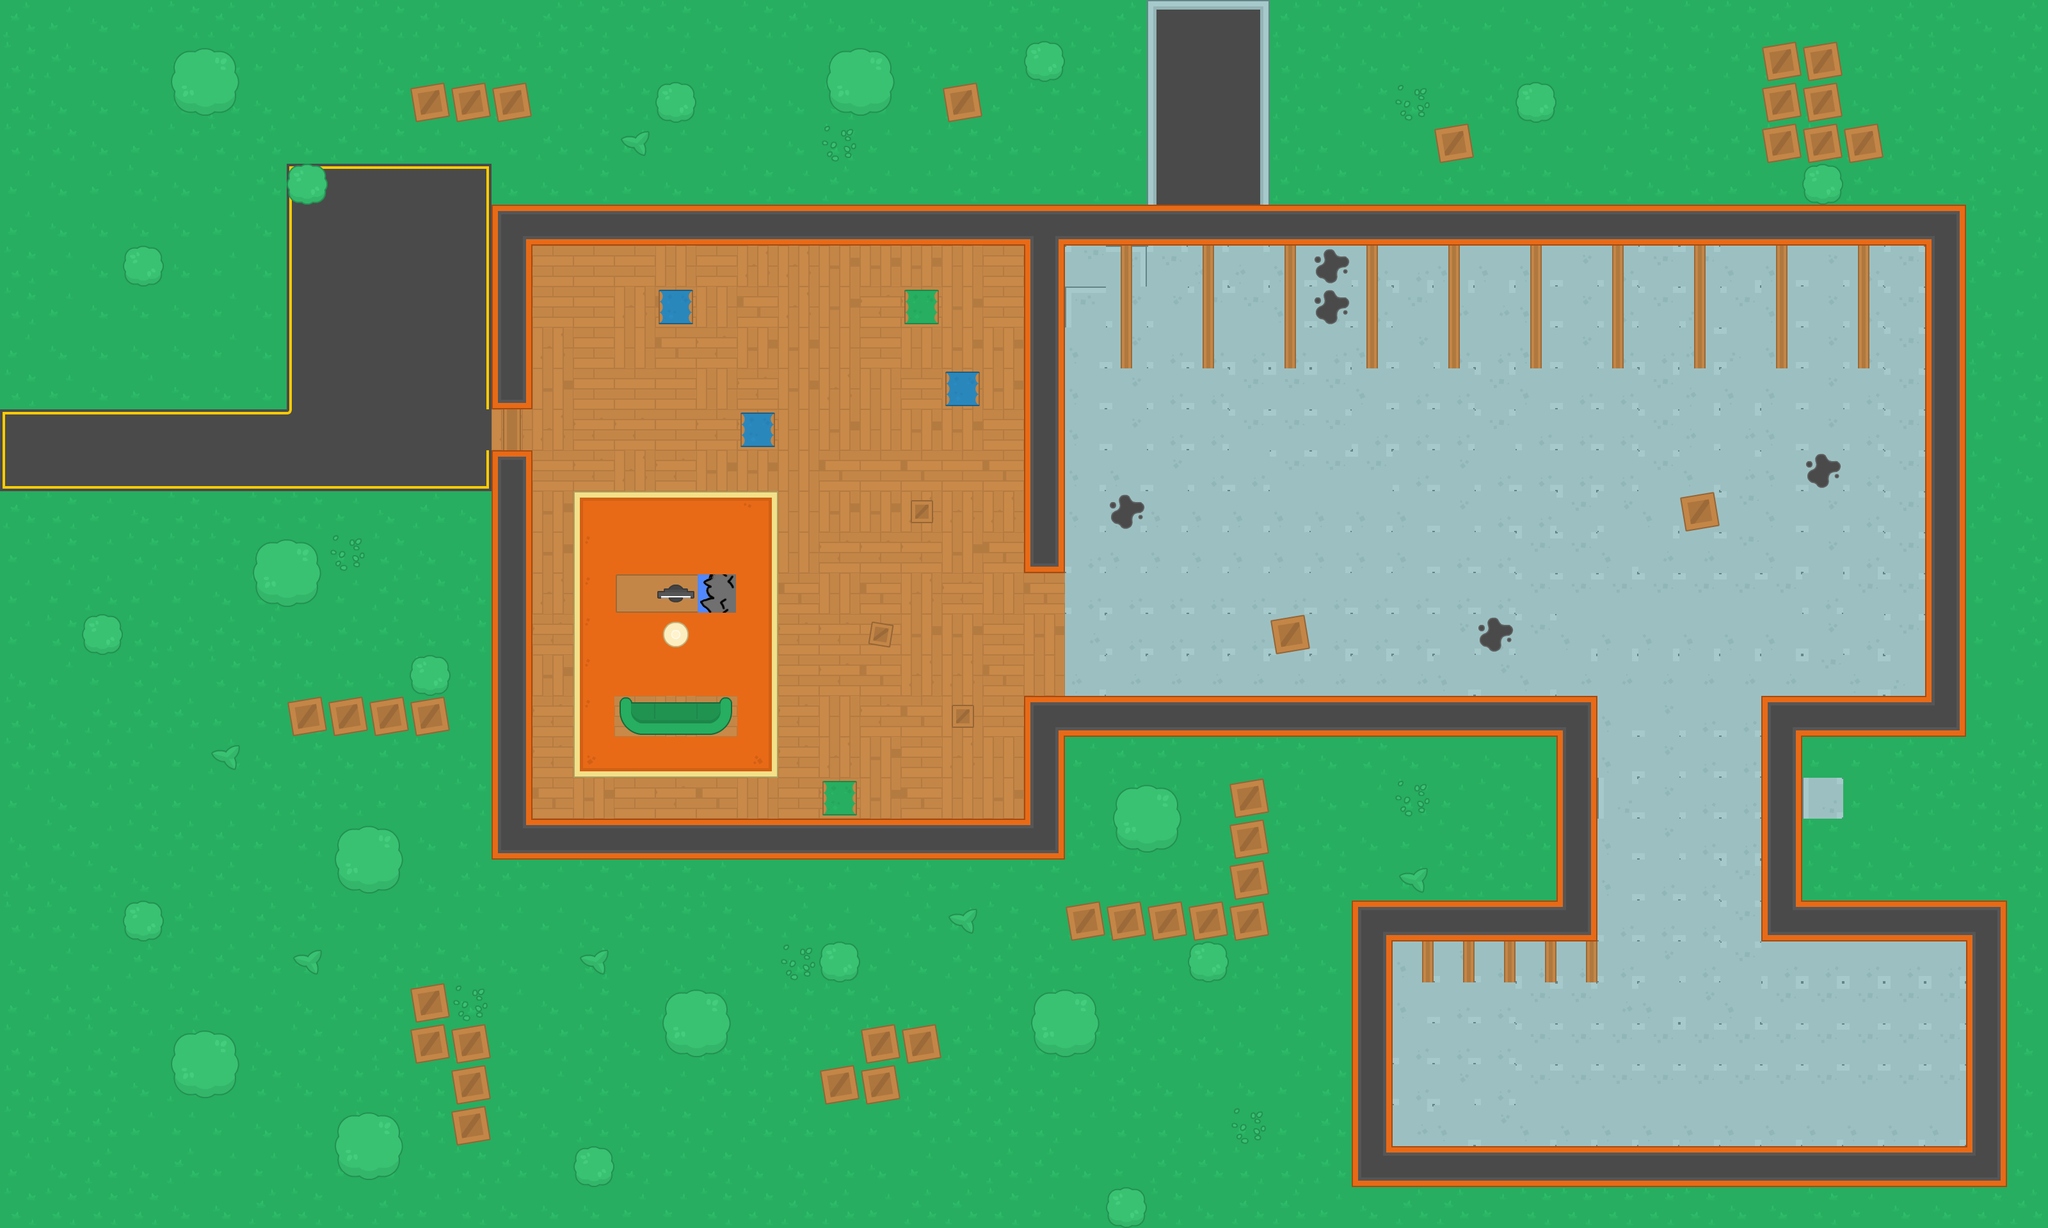

This game map was drawn from its Tiled (.tmx) file and the tilesets committed beside it. A one-line description and the trimmed map source follow:
An orthogonal 50x30 tile map with 64x64 px tiles, 6 tile layers (Ground, Floor, Wall texture, Deko, ...) and 104 objects (81x wall, 3x health, player, npc, npc_quest_boy, ...).

<map version="1.8" tiledversion="1.8.4" orientation="orthogonal" renderorder="right-down" width="50" height="30" tilewidth="64" tileheight="64" infinite="0" nextlayerid="17" nextobjectid="988">
 <tileset firstgid="1" source="../img/Pack.tsx" />
 <layer id="1" name="Ground" width="50" height="30">
  <data>[1500 cells, 1500 non-empty, 4 distinct tile ids]</data>
 </layer>
 <layer id="2" name="Floor" width="50" height="30">
  <data>[1500 cells, 603 non-empty, 31 distinct tile ids]</data>
 </layer>
 <layer id="3" name="Wall texture" width="50" height="30">
  <data>[1500 cells, 165 non-empty, 16 distinct tile ids]</data>
 </layer>
 <layer id="4" name="Deko" width="50" height="30">
  <data>[1500 cells, 191 non-empty, 30 distinct tile ids]</data>
 </layer>
 <layer id="5" name="Deko2" width="50" height="30">
  <data>[1500 cells, 4 non-empty, 4 distinct tile ids]</data>
 </layer>
 <layer id="6" name="Deko3" width="50" height="30">
  <data>[1500 cells, 1 non-empty, 1 distinct tile ids]</data>
 </layer>
 <objectgroup id="7" name="wall obj">
  <object id="5" name="wall" x="768" y="320" width="64" height="320" />
  <object id="8" name="wall" x="832" y="320" width="2176" height="64" />
  <object id="9" name="wall" x="1600" y="384" width="64" height="512" />
  <object id="11" name="wall" x="960" y="896" width="192" height="64" />
  <object id="12" name="wall" x="832" y="1280" width="832" height="64" />
  <object id="13" name="wall" x="1600" y="1088" width="64" height="192" />
  <object id="14" name="wall" x="1664" y="1088" width="832" height="64" />
  <object id="15" name="wall" x="3008" y="320" width="64" height="768" />
  <object id="43" name="wall" x="768" y="704" width="64" height="640" />
  <object id="44" name="wall" x="1152" y="640" width="64" height="64" />
  <object id="46" name="wall" x="1152" y="640" width="64" height="64" />
  <object id="47" name="wall" x="1472" y="576" width="64" height="64" />
  <object id="48" name="wall" x="1408" y="448" width="64" height="64" />
  <object id="49" name="wall" x="1024" y="448" width="64" height="64" />
  <object id="53" name="wall" x="464" y="272" width="32" height="32" />
  <object id="54" name="wall" x="304" y="112" width="32" height="32" />
  <object id="55" name="wall" x="208" y="400" width="32" height="32" />
  <object id="162" name="wall" x="0" y="0" width="3200" height="16" />
  <object id="163" name="wall" x="0" y="1904" width="3200" height="16" />
  <object id="164" name="wall" x="0" y="16" width="16" height="1888" />
  <object id="165" name="wall" x="3184" y="16" width="16" height="1888" />
  <object id="166" name="wall" x="2752" y="64" width="128" height="192" />
  <object id="167" name="wall" x="2880" y="192" width="64" height="64" />
  <object id="168" name="wall" x="2240" y="192" width="64" height="64" />
  <object id="172" name="wall" x="2112" y="1472" width="64" height="384" />
  <object id="176" name="wall" x="1888" y="1504" width="16" height="16" />
  <object id="177" name="wall" x="1408" y="1600" width="64" height="64" />
  <object id="178" name="wall" x="1280" y="1664" width="64" height="64" />
  <object id="179" name="wall" x="1344" y="1600" width="64" height="128" />
  <object id="180" name="wall" x="640" y="1536" width="64" height="128" />
  <object id="181" name="wall" x="704" y="1600" width="64" height="192" />
  <object id="182" name="wall" x="448" y="1088" width="256" height="64" />
  <object id="183" name="wall" x="640" y="128" width="192" height="64" />
  <object id="184" name="wall" x="1472" y="128" width="64" height="64" />
  <object id="189" name="wall" x="1984" y="960" width="64" height="64" />
  <object id="191" name="wall" x="1616" y="80" width="32" height="32" />
  <object id="192" name="wall" x="1328" y="112" width="32" height="32" />
  <object id="193" name="wall" x="1040" y="144" width="32" height="32" />
  <object id="194" name="wall" x="432" y="880" width="32" height="32" />
  <object id="195" name="wall" x="560" y="1328" width="32" height="32" />
  <object id="196" name="wall" x="208" y="1424" width="32" height="32" />
  <object id="197" name="wall" x="656" y="1040" width="32" height="32" />
  <object id="198" name="wall" x="560" y="1776" width="32" height="32" />
  <object id="199" name="wall" x="912" y="1808" width="32" height="32" />
  <object id="200" name="wall" x="1072" y="1584" width="32" height="32" />
  <object id="201" name="wall" x="1296" y="1488" width="32" height="32" />
  <object id="202" name="wall" x="1648" y="1584" width="32" height="32" />
  <object id="203" name="wall" x="1744" y="1872" width="32" height="32" />
  <object id="204" name="wall" x="2816" y="1408" width="320" height="64" />
  <object id="206" name="wall" x="2752" y="1088" width="320" height="64" />
  <object id="210" name="wall" x="2624" y="768" width="64" height="64" />
  <object id="959" name="wall" x="2624" y="768" width="64" height="64" />
  <object id="960" name="wall" x="2624" y="768" width="64" height="64" />
  <object id="215" name="wall" x="2832" y="272" width="32" height="32" />
  <object id="216" name="wall" x="2384" y="144" width="32" height="32" />
  <object id="223" name="health" x="464" y="1488" width="32" height="32" visible="0" />
  <object id="227" name="wall" x="2112" y="1408" width="384" height="64" />
  <object id="228" name="wall" x="2752" y="1152" width="64" height="320" />
  <object id="405" name="wall" x="2240" y="1792" width="832" height="64" />
  <object id="408" name="wall" x="1360" y="976" width="32" height="32" />
  <object id="409" name="wall" x="1424" y="784" width="32" height="32" />
  <object id="410" name="wall" x="1488" y="1104" width="32" height="32" />
  <object id="411" name="wall" x="1296" y="1232" width="32" height="32" />
  <object id="412" name="wall" x="304" y="1648" width="32" height="32" />
  <object id="413" name="wall" x="144" y="976" width="32" height="32" />
  <object id="961" name="wall" x="2896" y="384" width="32" height="192" />
  <object id="962" name="wall" x="2768" y="384" width="32" height="192" />
  <object id="963" name="wall" x="2640" y="384" width="32" height="192" />
  <object id="964" name="wall" x="2512" y="384" width="32" height="192" />
  <object id="965" name="wall" x="2384" y="384" width="32" height="192" />
  <object id="966" name="wall" x="2256" y="384" width="32" height="192" />
  <object id="967" name="wall" x="2128" y="384" width="32" height="192" />
  <object id="968" name="wall" x="2000" y="384" width="32" height="192" />
  <object id="969" name="wall" x="1872" y="384" width="32" height="192" />
  <object id="970" name="wall" x="1744" y="384" width="32" height="192" />
  <object id="971" name="wall" x="3072" y="1472" width="64" height="384" />
  <object id="972" name="wall" x="2432" y="1152" width="64" height="256" />
  <object id="978" name="wall" x="2480" y="1472" width="16" height="64" />
  <object id="979" name="wall" x="2416" y="1472" width="16" height="64" />
  <object id="980" name="wall" x="2224" y="1472" width="16" height="64" />
  <object id="981" name="wall" x="2288" y="1472" width="16" height="64" />
  <object id="982" name="wall" x="2352" y="1472" width="16" height="64" />
 </objectgroup>
 <objectgroup id="14" name="player obj" visible="0">
  <object id="867" name="player" x="1040" y="976" width="32" height="32" />
 </objectgroup>
 <objectgroup id="16" name="npc obj">
  <object id="986" name="npc" x="1296" y="784" width="32" height="32" />
  <object id="987" name="npc_quest_boy" x="848" y="400" width="32" height="32" />
 </objectgroup>
 <objectgroup id="15" name="door obj" visible="0">
  <!-- 19 objects omitted --></objectgroup>
 <objectgroup id="12" name="zombie obj" visible="0" />
 <objectgroup id="13" name="gun &amp; upgrade obj">
  <!-- 7 objects omitted --></objectgroup>
 <objectgroup id="11" name="Health obj" visible="0">
  <!-- 2 objects omitted --></objectgroup>
</map>
<!-- 19 of 104 objects omitted -->